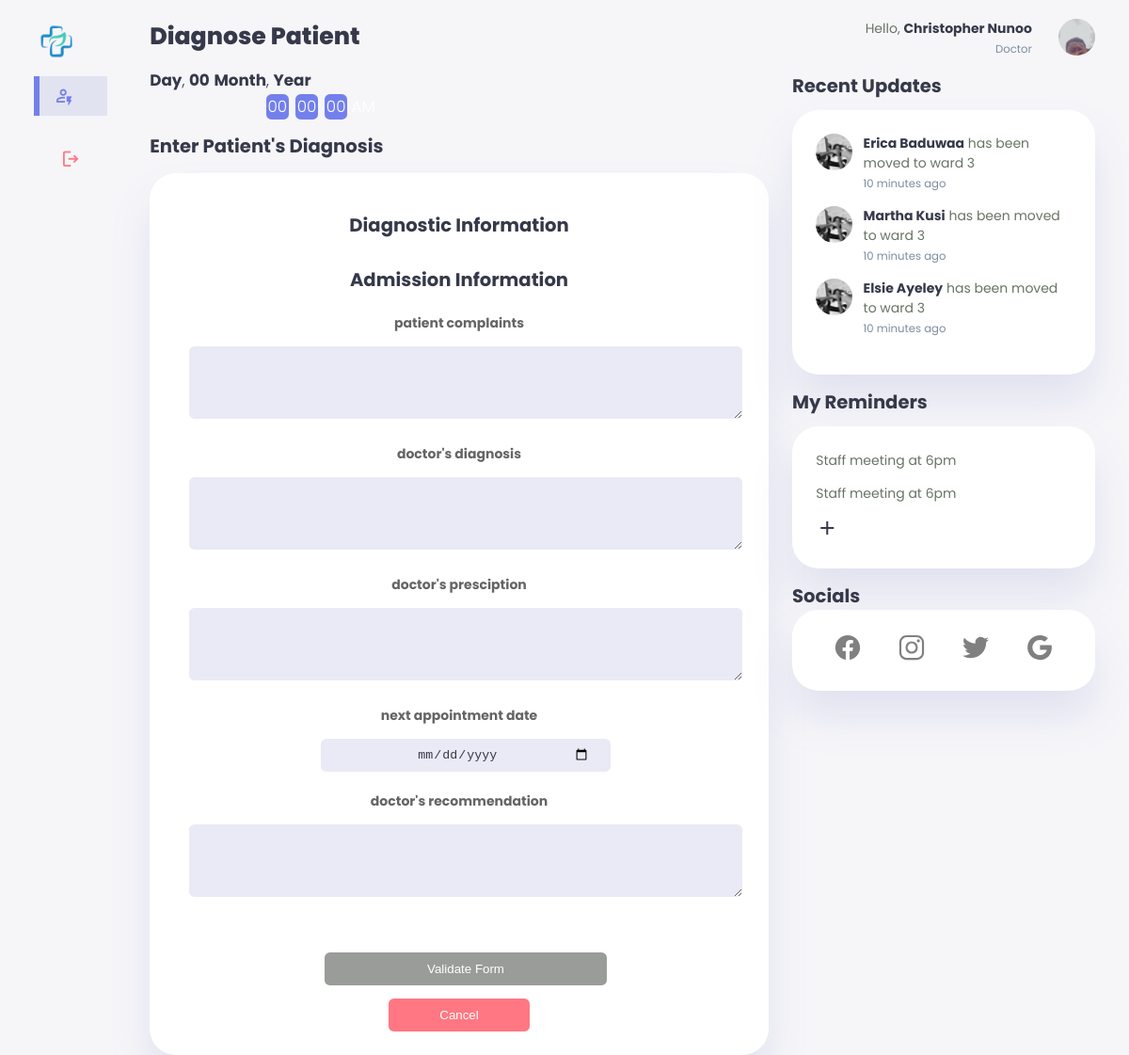
/doctor/diagnosepatientdoctor.php (signed in), run on the app's committed database.
### tables this page shows
CREATE TABLE `doctors` (
  `id` int(11) NOT NULL,
  `firstname` varchar(255) NOT NULL,
  `lastname` varchar(255) NOT NULL,
  `othername` varchar(255) NOT NULL,
  `age` varchar(255) NOT NULL,
  `gender` varchar(255) NOT NULL,
  `address` varchar(255) NOT NULL,
  `gps_address` varchar(255) NOT NULL,
  `landmark` varchar(255) NOT NULL,
  `hometown` varchar(255) NOT NULL,
  `telephone1` varchar(255) NOT NULL,
  `telephone2` varchar(255) NOT NULL,
  `religion` varchar(255) NOT NULL,
  `marital_status` varchar(255) NOT NULL,
  `spouse_firstname` varchar(255) NOT NULL,
  `spouse_lastname` varchar(255) NOT NULL,
  `spouse_telephone` varchar(255) NOT NULL,
  `department` varchar(255) NOT NULL,
  `date_of_employment` date NOT NULL,
  `date_of_birth` date NOT NULL,
  `image` varchar(255) NOT NULL,
  `date_added` date NOT NULL,
  `email` varchar(255) NOT NULL,
  `username` varchar(255) NOT NULL,
  `password` varchar(255) NOT NULL,
  `position` varchar(255) NOT NULL,
  `added_by` varchar(255) NOT NULL
);

### doctor/diagnosepatientdoctor.php (the view, shortened to what this page needs)
<?php
include '../connection.php';
$username= $_SESSION['username'];
$sql= "SELECT * FROM `doctors` WHERE username= '$username'";
$result= mysqli_query($con,$sql);
$row= mysqli_fetch_assoc($result);
$adminimage= $row['image'];
$position=$row['position'];
$admin_firstname=$row['firstname'];
$admin_lastname=" ".$row['lastname'];
$user_fullname= $admin_firstname.$admin_lastname;
$doctor_patient_complaints="";
$doctor_diagnosis="";
$doctor_prescription="";
$doctor_recommendation="";
$next_appointment_date="";
?>
<!DOCTYPE html>
<html lang="en">
<head>
    <link rel="stylesheet" href="../css/addnewpatient.css">
</head>
<body onload="initClock()">
    <div class="container">
        <aside>
            <div class="top">
                <div class="logo">
                    <div class="ring"></div>
                    <img src="../developerimages/logo.png" alt="logo">
                </div>
            </div>
            <div class="sidebar">
                <a href="./patientsdoctor.php" class="active">
                    <span class="material-symbols-outlined">recent_patient</span>
                </a>
                <a href="../logout.php">
                    <span class="material-symbols-outlined">logout</span>
                </a>
            </div>
        </aside>
        <main>
            <h1>Diagnose Patient</h1>
            <div class="datetime">
                <div class="date">
                    <b><span id="dayname">Day</span></b>,
                    <b><span id="daynum">00</span></b>
                    <b><span id="month">Month</span></b>,
                    <b><span id="year">Year</span></b>
                </div>
                <div class="time">
                    <span id="hours">00</span>:
                    <span id="minutes">00</span>:
                    <span id="seconds">00</span>
                    <span id="period">AM</span>
                </div>
            </div>
            <h2>Enter Patient's Diagnosis</h2>
            <div class="form-format">
                <div class="form">
                    <form action="" method="post" enctype="multipart/form-data" id="form">
                        <h2 class="form-legend">Diagnostic Information</h2>
                        <h2 class="form-legend">Admission Information</h2>
                        <div class="form-divisions">
                            <h4 class="select-heading">patient complaints</h4>
                            <textarea name="doctor_patient_complaints" id="doctor_patient_complaints" value=<?php echo $doctor_patient_complaints;?>></textarea>
                        </div>
                        <div class="form-divisions">
                            <h4 class="select-heading">doctor's diagnosis</h4>
                            <textarea name="doctor_diagnosis" id="doctor_diagnosis" value=<?php echo $doctor_diagnosis?>></textarea>
                        </div>
                        <div class="form-divisions">
                            <h4 class="select-heading">doctor's presciption</h4>
                            <textarea name="doctor_prescription" id="doctor_prescription" value=<?php echo $doctor_prescription;?>></textarea>
                        </div>
                        <div class="form-divisions">
                            <h4 class="select-heading">next appointment date</h4>
                            <input type="date" name="next_appointment_date"  id="next_appointment_date" value=<?php echo $next_appointment_date;?>>
                        </div>
                        <div class="form-divisions">
                            <h4 class="select-heading">doctor's recommendation</h4>
                            <textarea name="doctor_recommendation" id="doctor_recommendation" value=<?php echo $doctor_recommendation;?>></textarea>
                        </div>
                        <div class="form-divisions">
                            <input type="submit" name="submit" value="Validate Form" id="submit">
                        </div>
                    </form>
                    <div class="form-divisions">
                            <button id="cancel-add" onclick="location.href='./patientsreceptionist.php'">Cancel</button>
                        </div>
                </div>
            </div>
        </main>
        <div class="right">
            <div class="top">
                <div class="profile" onclick="location.href='./developerprofile.php'">
                    <div class="info">
                        <p>Hello, <b><?php echo $user_fullname; ?></b></p>
                        <small class="text-muted"><?php echo $position; ?></small>
                    </div>
                    <div class="profile-photo">
                        <img src="<?php echo $adminimage;?>" alt="">
                    </div>
                </div>
            </div>
            <div class="recent-updates">
                <h2>Recent Updates</h2>
                <div class="updates">
                    <div class="update">
                        <div class="profile-photo">
                           <img src="../developerimages/lizzy.jpg" alt="updated person profile 1">
                        </div>
                        <div class="message">
                           <p><b>Erica Baduwaa</b> has been moved to ward 3</p>
                           <small class="text-muted">10 minutes ago</small>
                        </div>
                    </div>
                    <div class="update">
                        <div class="profile-photo">
                            <img src="../developerimages/lizzy.jpg" alt="updated person profile 1">
                        </div>
                        <div class="message">
                            <p><b>Martha Kusi</b> has been moved to ward 3</p>
                            <small class="text-muted">10 minutes ago</small>
                        </div>
                    </div>
                    <div class="update">
                        <div class="profile-photo">
                           <img src="../developerimages/lizzy.jpg" alt="updated person profile 1">
                        </div>
                        <div class="message">
                            <p><b>Elsie Ayeley</b> has been moved to ward 3</p>
                           <small class="text-muted">10 minutes ago</small>
                        </div>
                    </div>
                </div>
            </div>
            <div class="notes-section">
                <h2>My Reminders</h2>
                <div class="notes">
                    <div class="note">
                        <p>Staff meeting at 6pm</p>
                    </div>
                    <div class="note">
                        <p>Staff meeting at 6pm</p>
                    </div>
                    <a href="./reminders.php">
                        <span class="material-symbols-outlined">add</span>
                    </a>
                </div>
            </div>
            <div class="socials-and-website">
                <h2>Socials</h2>
                <div class="social-icons">
                    <a href="https://www.facebook.com/" id="facebook">
                    </a>
                    <a href="https://www.instagram.com/" id="instagram">
                    </a>
                    <a href="https://www.twitter.com/" id="twitter">
                    </a>
                    <a href="https://www.google.com/" id="google">
                    </a>
                </div>
            </div>
        </div>
    </div>
</body>
</html>

### data on the page
doctors: user_fullname "Christopher Nunoo", position "Doctor", image (picture)
